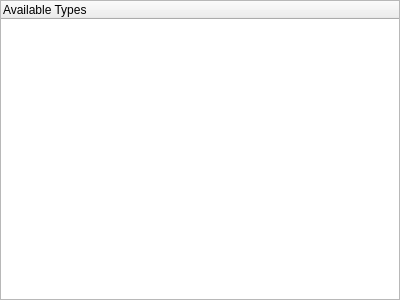
<?xml version="1.0" encoding="UTF-8"?>
<ui version="4.0">
 <class>tAvailableTypesViewer</class>
 <widget class="QWidget" name="tAvailableTypesViewer">
  <property name="geometry">
   <rect>
    <x>0</x>
    <y>0</y>
    <width>400</width>
    <height>300</height>
   </rect>
  </property>
  <property name="windowTitle">
   <string>Form</string>
  </property>
  <layout class="QVBoxLayout" name="verticalLayout">
   <property name="leftMargin">
    <number>0</number>
   </property>
   <property name="topMargin">
    <number>0</number>
   </property>
   <property name="rightMargin">
    <number>0</number>
   </property>
   <property name="bottomMargin">
    <number>0</number>
   </property>
   <item>
    <widget class="QTreeWidget" name="typeWidget">
     <property name="sizePolicy">
      <sizepolicy hsizetype="Preferred" vsizetype="Expanding">
       <horstretch>0</horstretch>
       <verstretch>0</verstretch>
      </sizepolicy>
     </property>
     <column>
      <property name="text">
       <string>Available Types</string>
      </property>
     </column>
    </widget>
   </item>
  </layout>
 </widget>
 <resources/>
 <connections/>
</ui>
